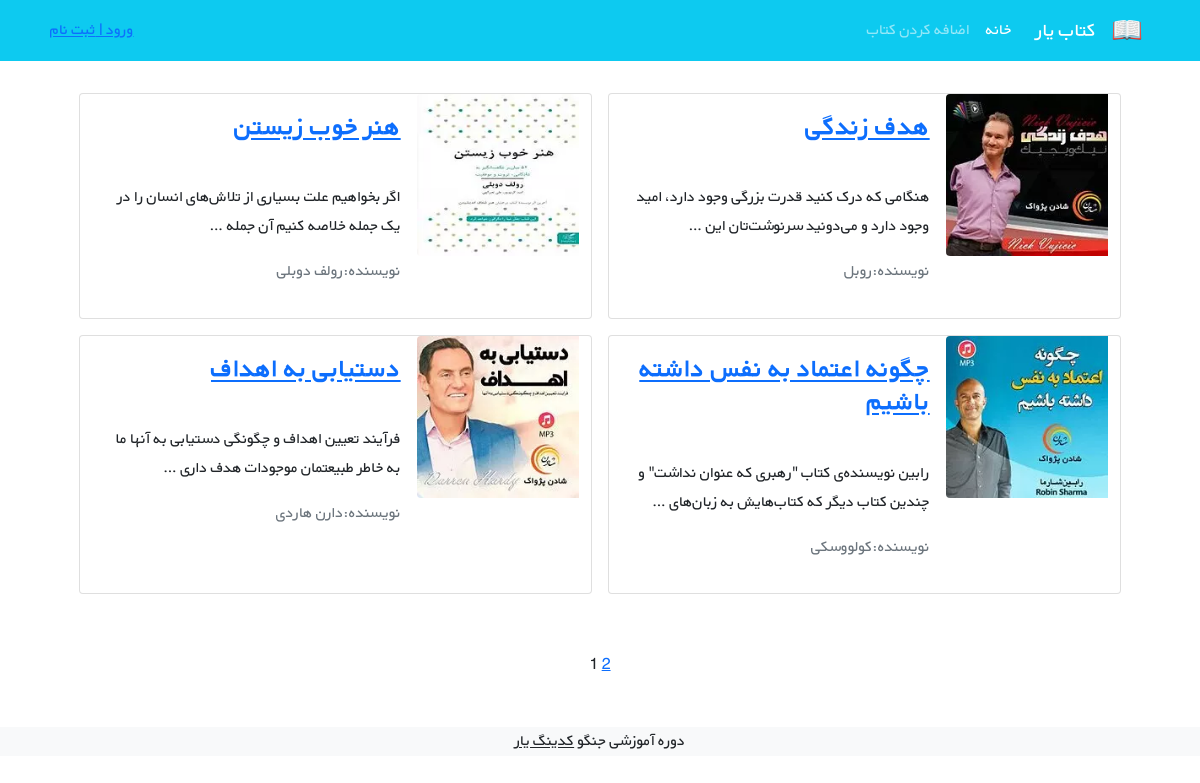
/book/, run on the app's committed database.
### books/models.py (models this page shows, shortened)
class BookModel(models.Model):
    title = models.CharField(max_length=50)
    description = models.TextField()
    author = models.CharField(max_length=50, blank=True)
    price = models.DecimalField(decimal_places=2, max_digits=6)
    cover = models.ImageField(upload_to='book_covers/', blank=True)
    writer = models.ForeignKey(get_user_model(), on_delete=models.CASCADE, blank=True, null=True)

### books/views.py (the view)
# urls.py: path('', views.BookList.as_view(), name='book-list'),
class BookList(generic.ListView):
    model = BookModel
    template_name = 'books/book-list.html'
    context_object_name = 'book'
    paginate_by = 4

### books/templates/books/book-list.html (shortened to what this page needs)
{% extends "_base.html" %}
{% block content %}
    <form action='' enctype="multipart/form-data">
        <div class="container mt-4">
            <div class="row flex-row-reverse justify-content-md-center">
                {% for book in book %}
                    <div class="card m-2" style="max-width: 45%">
                        <div class="row g-0 h-100" dir="rtl">
                            <div class="col-md-4">
                            {% if book.cover %}
                                <img src="{{ book.cover.url }}"
                                    class="img-fluid rounded-start">
                            {% endif %}
                            </div>
                            <div class="col-md-8 h-100">
                                <div class="d-flex flex-column justify-content-between h-100">
                                    <div class="card-body">
                                        <a href= "{% url 'book-detail' book.id %}"><h3 class="card-title link-underline-light"><strong>{{book.title}}</strong></h3></a>
                                        <p class="card-text pt-3">{{book.description|truncatewords:15|linebreaks}}</p>
                                        <p class="text-muted">نویسنده:{{book.author}}</p>
                                    </div>
                                </div>
                            </div>
                        </div>
                    </div>
                {% endfor %}
            </div>
        </div>
    </form>
    <footer class="text-center text-lg-start mt-5">
            <div class="text-center">
                {% if page_obj.has_previous %}
                    <a href="?page={{page_obj.previous_page_number}}">{{page_obj.previous_page_number}}</a>
                    {{page_obj.number}}
                {% elif page_obj.has_next %}
                    {{page_obj.number}}
                    <a href="?page={{page_obj.next_page_number}}">{{page_obj.next_page_number}}</a>
                {% else %}
                    {{page_obj.number}}
                {% endif %}
            </div>
    </footer>
{% endblock content %}

### static/css/style.css (style rules this page uses)
* { font-family: 'BYekan', sans-serif; line-height: 1.8rem; }

### data on the page
BookModel: cover (picture), title "هدف زندگی", description "هنگامی که درک کنید قدرت بزرگی وجود دارد، امید وجود دارد و می‌دونید سرنوشت‌تان این …", author "روبل"
BookModel: cover (picture), title "هنر خوب زیستن", description "اگر بخواهیم علت بسیاری از تلاش‌های انسان را در یک جمله خلاصه کنیم آن جمله …", author "رولف دوبلی"
BookModel: cover (picture), title "چگونه اعتماد به نفس داشته باشیم", description "رابین نویسنده‌ی کتاب \"رهبری که عنوان نداشت\" و چندین کتاب دیگر که کتاب‌هایش به زبان‌های …", author "کولووسکی"
BookModel: cover (picture), title "دستیابی به اهداف", description "فرآیند تعیین اهداف و چگونگی دستیابی به آنها ما به خاطر طبیعتمان موجودات هدف داری …", author "دارن هاردی"

### other printed values
{{ page_obj.number }} "1"
{{ page_obj.next_page_number }} "2"
